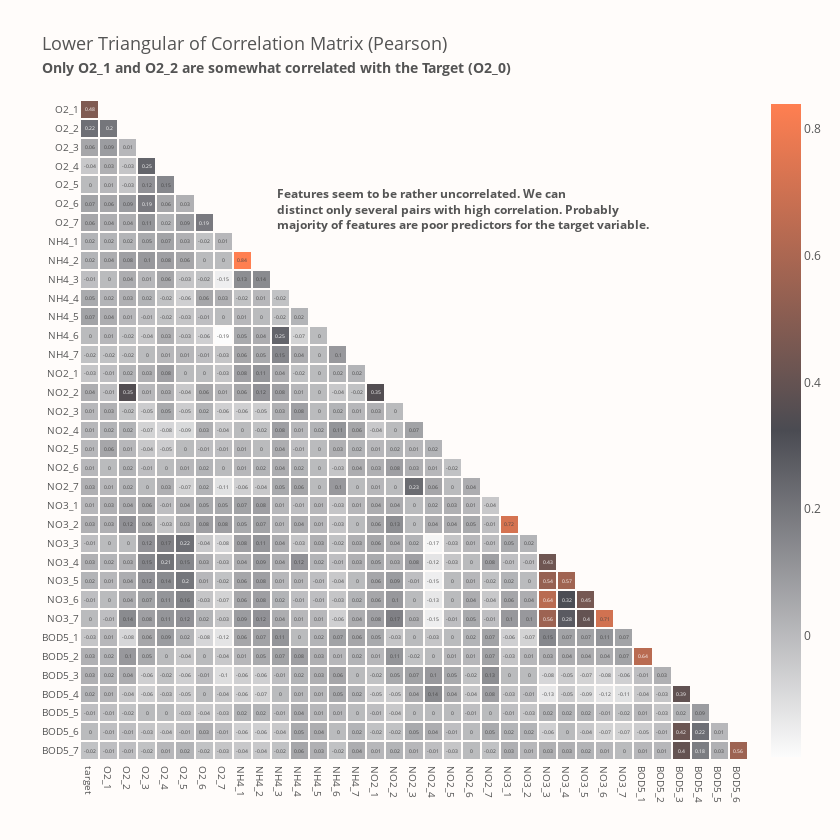

The code cell stored with this chart in its notebook:
### Markdown cell above
<p style="
    font-size: 20px;
    font-family: 'JetBrains Mono';
    color: #4A4B52;
    border-bottom: 2px solid #FF7F51;
">
    <b>Numerical Summary - Observations</b> 📜
</p>

<p style="
    font-size: 16px;
    font-family: 'JetBrains Mono';
">
    At first sight, there we have a relevant outlier in the <code>NH4_5</code> feature. <b>Even if the 99th percentile is about $30.26$, the maximum value is $3026$, which looks like a multiplication of it. Maybe it's something like an error?</b> As for the rest, there is rather nothing suspect. We will see that once more time and more closely on distribution plots later.<br><br>
    As for now let's have a look at the correlation matrix and hierarchical clustering. We should pay special attention to the first column (correlations with the target variable). 
</p>

### Code cell
pearson_corr = train.corr(method="pearson").round(2)
lower_triangular_corr = (
    pearson_corr.mask(np.triu(np.ones_like(pearson_corr, dtype=bool)))
    .dropna(axis="index", how="all")
    .dropna(axis="columns", how="all")
)

color_map = [[0.0, "#FCFCFC"], [0.5, "#4A4B52"], [1.0, "#FF7F51"]]

heatmap = go.Heatmap(
    z=lower_triangular_corr,
    x=lower_triangular_corr.columns,
    y=lower_triangular_corr.index,
    text=lower_triangular_corr.fillna(""),
    texttemplate="%{text}",
    xgap=2,
    ygap=2,
    showscale=True,
    colorscale=color_map,
    colorbar_len=1.02,
    hoverinfo="none",
)
fig = go.Figure(heatmap)
fig.add_annotation(
    x=9.7,
    y=5.3,
    align="left",
    xanchor="left",
    text="<b>Features seem to be rather uncorrelated. We can<br>"
    "distinct only several pairs with high correlation. Probably<br>"
    "majority of features are poor predictors for the target variable.</b>",
    showarrow=False,
)
fig.update_yaxes(tickfont_size=10)
fig.update_xaxes(tickfont_size=10)
fig.update_layout(
    font_color=FONT_COLOR,
    title="Lower Triangular of Correlation Matrix (Pearson)<br>"
    "<span style='font-size: 75%; font-weight: bold;'>"
    "Only O2_1 and O2_2 are somewhat correlated with the Target (O2_0)</span>",
    title_font_size=18,
    plot_bgcolor=BACKGROUND_COLOR,
    paper_bgcolor=BACKGROUND_COLOR,
    width=840,
    height=840,
    xaxis_showgrid=False,
    yaxis_showgrid=False,
    yaxis_autorange="reversed",
)
fig.show()

### Figure 1 — Plotly figure (JSON) as saved in the notebook; plotly's stock layout.template omitted (floating-point values rounded to 4 significant figures; data arrays with more than 128 entries replaced by an {"elided": "..."} marker saying what was removed)
{"data": [{"colorbar": {"len": 1.02}, "colorscale": [[0, "#FCFCFC"], [0.5, "#4A4B52"], [1, "#FF7F51"]], "hoverinfo": "none", "showscale": true, "text": {"elided": "35x35 mixed values"}, "texttemplate": "%{text}", "type": "heatmap", "x": ["target", "O2_1", "O2_2", "O2_3", "O2_4", "O2_5", "O2_6", "O2_7", "NH4_1", "NH4_2", "NH4_3", "NH4_4", "NH4_5", "NH4_6", "NH4_7", "NO2_1", "NO2_2", "NO2_3", "NO2_4", "NO2_5", "NO2_6", "NO2_7", "NO3_1", "NO3_2", "NO3_3", "NO3_4", "NO3_5", "NO3_6", "NO3_7", "BOD5_1", "BOD5_2", "BOD5_3", "BOD5_4", "BOD5_5", "BOD5_6"], "xgap": 2, "y": ["O2_1", "O2_2", "O2_3", "O2_4", "O2_5", "O2_6", "O2_7", "NH4_1", "NH4_2", "NH4_3", "NH4_4", "NH4_5", "NH4_6", "NH4_7", "NO2_1", "NO2_2", "NO2_3", "NO2_4", "NO2_5", "NO2_6", "NO2_7", "NO3_1", "NO3_2", "NO3_3", "NO3_4", "NO3_5", "NO3_6", "NO3_7", "BOD5_1", "BOD5_2", "BOD5_3", "BOD5_4", "BOD5_5", "BOD5_6", "BOD5_7"], "ygap": 2, "z": {"elided": "35x35 float values"}}], "layout": {"annotations": [{"align": "left", "showarrow": false, "text": "<b>Features seem to be rather uncorrelated. We can<br>distinct only several pairs with high correlation. Probably<br>majority of features are poor predictors for the target variable.</b>", "x": 9.7, "xanchor": "left", "y": 5.3}], "font": {"color": "#545454"}, "height": 840, "paper_bgcolor": "#FFFCFA", "plot_bgcolor": "#FFFCFA", "title": {"font": {"size": 18}, "text": "Lower Triangular of Correlation Matrix (Pearson)<br><span style='font-size: 75%; font-weight: bold;'>Only O2_1 and O2_2 are somewhat correlated with the Target (O2_0)</span>"}, "width": 840, "xaxis": {"showgrid": false, "tickfont": {"size": 10}}, "yaxis": {"autorange": "reversed", "showgrid": false, "tickfont": {"size": 10}}}}
